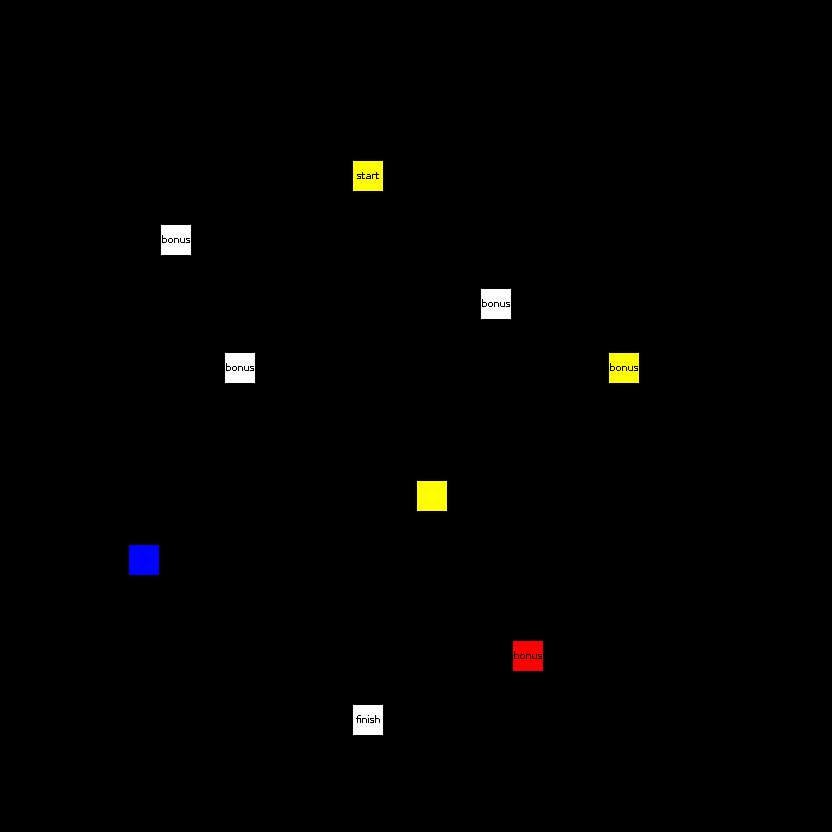

This is a level from a 2D game, rendered from its Tiled map with the project's own tilesets. A one-line summary and the complete map file follow:
An orthogonal 26x26 tile map with 32x32 px tiles, 3 tile layers (base, gates, triggers) and 23 objects (9x pinetree, 7x tree, 7x bush).

<map version="1.0" orientation="orthogonal" renderorder="right-down" width="26" height="26" tilewidth="32" tileheight="32" nextobjectid="31">
 <properties>
  <property name="steps" type="int" value="300" />
 </properties>
 <tileset firstgid="1" source="../../resources/tiled/tiled.tsx" />
 <layer name="base" width="26" height="26">
  <data encoding="csv">
0,0,0,0,0,0,0,0,0,0,0,0,0,0,0,0,0,0,0,0,0,0,0,0,0,0,
0,0,0,0,0,0,0,0,0,0,0,0,0,0,0,0,0,0,0,0,0,0,0,0,0,0,
0,0,0,0,0,0,0,0,0,0,0,0,0,0,0,0,0,0,0,0,0,0,0,0,0,0,
0,0,0,0,0,0,0,0,0,0,0,0,0,0,0,0,0,0,0,0,0,0,0,0,0,0,
0,0,0,0,0,0,0,0,0,0,0,0,0,0,0,0,0,0,0,0,0,0,0,0,0,0,
0,0,0,0,1,1,1,1,0,1,1,1,1,1,1,1,1,1,1,1,1,0,0,0,0,0,
0,0,0,0,1,0,0,1,0,1,0,0,0,1,0,0,0,0,0,0,1,0,0,0,0,0,
0,0,0,0,1,1,0,1,1,1,0,1,1,1,0,1,1,1,1,1,1,0,0,0,0,0,
0,0,0,0,0,0,0,0,0,0,0,1,0,0,0,1,0,0,0,0,0,0,0,0,0,0,
0,0,0,0,1,0,0,1,1,1,1,1,0,1,1,1,1,1,1,1,0,0,0,0,0,0,
0,0,0,0,1,0,0,1,0,0,0,0,0,0,0,1,0,1,0,1,0,0,0,0,0,0,
0,0,0,0,1,1,1,1,1,1,1,1,1,1,0,1,0,1,0,1,0,0,0,0,0,0,
0,0,0,0,0,0,0,1,0,0,0,0,0,1,0,0,0,1,0,0,0,0,0,0,0,0,
0,0,0,0,1,1,1,1,1,1,1,1,0,1,1,1,0,1,0,0,0,0,0,0,0,0,
0,0,0,0,1,0,0,0,0,0,0,0,0,1,0,1,0,1,1,1,1,0,0,0,0,0,
0,0,0,0,1,0,1,1,1,1,1,1,0,1,1,1,0,1,0,0,1,0,0,0,0,0,
0,0,0,0,1,0,0,1,0,1,0,1,0,1,0,0,0,0,0,0,1,0,0,0,0,0,
0,0,0,0,1,1,1,1,0,1,0,1,0,1,0,1,1,1,1,0,1,0,0,0,0,0,
0,0,0,0,1,0,0,1,0,0,0,1,0,1,1,1,0,0,1,0,1,0,0,0,0,0,
0,0,0,0,1,0,0,0,0,1,1,1,0,0,0,0,0,0,1,0,1,0,0,0,0,0,
0,0,0,0,1,0,0,0,0,0,0,1,1,1,1,1,1,0,1,1,1,0,0,0,0,0,
0,0,0,0,1,1,1,1,1,1,0,0,0,0,0,0,0,0,0,0,1,0,0,0,0,0,
0,0,0,0,1,0,0,0,0,1,1,1,1,1,1,1,1,1,1,1,1,0,0,0,0,0,
0,0,0,0,0,0,0,0,0,0,0,0,0,0,0,0,0,0,0,0,0,0,0,0,0,0,
0,0,0,0,0,0,0,0,0,0,0,0,0,0,0,0,0,0,0,0,0,0,0,0,0,0,
0,0,0,0,0,0,0,0,0,0,0,0,0,0,0,0,0,0,0,0,0,0,0,0,0,0
</data>
 </layer>
 <layer name="gates" width="26" height="26">
  <data encoding="csv">
0,0,0,0,0,0,0,0,0,0,0,0,0,0,0,0,0,0,0,0,0,0,0,0,0,0,
0,0,0,0,0,0,0,0,0,0,0,0,0,0,0,0,0,0,0,0,0,0,0,0,0,0,
0,0,0,0,0,0,0,0,0,0,0,0,0,0,0,0,0,0,0,0,0,0,0,0,0,0,
0,0,0,0,0,0,0,0,0,0,0,0,0,0,0,0,0,0,0,0,0,0,0,0,0,0,
0,0,0,0,0,0,0,0,0,0,0,0,0,0,0,0,0,0,0,0,0,0,0,0,0,0,
0,0,0,0,0,0,0,0,0,0,0,0,0,0,0,0,0,0,0,0,0,0,0,0,0,0,
0,0,0,0,0,0,0,0,0,0,0,0,0,0,0,0,0,0,0,0,0,0,0,0,0,0,
0,0,0,0,0,3,0,0,0,0,0,0,0,0,0,0,0,0,0,0,0,0,0,0,0,0,
0,0,0,0,0,0,0,0,0,0,0,0,0,0,0,0,0,0,0,0,0,0,0,0,0,0,
0,0,0,0,0,0,0,0,0,0,0,0,0,0,0,3,0,0,0,0,0,0,0,0,0,0,
0,0,0,0,0,0,0,0,0,0,0,0,0,0,0,0,0,0,0,0,0,0,0,0,0,0,
0,0,0,0,0,0,0,3,0,0,0,0,0,0,0,0,0,0,0,4,0,0,0,0,0,0,
0,0,0,0,0,0,0,0,0,0,0,0,0,0,0,0,0,0,0,0,0,0,0,0,0,0,
0,0,0,0,0,0,0,0,0,0,0,0,0,0,0,0,0,0,0,0,0,0,0,0,0,0,
0,0,0,0,0,0,0,0,0,0,0,0,0,0,0,0,0,0,0,0,0,0,0,0,0,0,
0,0,0,0,0,0,0,0,0,0,0,0,0,4,0,0,0,0,0,0,0,0,0,0,0,0,
0,0,0,0,0,0,0,0,0,0,0,0,0,0,0,0,0,0,0,0,0,0,0,0,0,0,
0,0,0,0,8,0,0,0,0,0,0,0,0,0,0,0,0,0,0,0,0,0,0,0,0,0,
0,0,0,0,0,0,0,0,0,0,0,0,0,0,0,0,0,0,0,0,0,0,0,0,0,0,
0,0,0,0,0,0,0,0,0,0,0,0,0,0,0,0,0,0,0,0,0,0,0,0,0,0,
0,0,0,0,0,0,0,0,0,0,0,0,0,0,0,0,5,0,0,0,0,0,0,0,0,0,
0,0,0,0,0,0,0,0,0,0,0,0,0,0,0,0,0,0,0,0,0,0,0,0,0,0,
0,0,0,0,0,0,0,0,0,0,0,3,0,0,0,0,0,0,0,0,0,0,0,0,0,0,
0,0,0,0,0,0,0,0,0,0,0,0,0,0,0,0,0,0,0,0,0,0,0,0,0,0,
0,0,0,0,0,0,0,0,0,0,0,0,0,0,0,0,0,0,0,0,0,0,0,0,0,0,
0,0,0,0,0,0,0,0,0,0,0,0,0,0,0,0,0,0,0,0,0,0,0,0,0,0
</data>
 </layer>
 <layer name="triggers" width="26" height="26">
  <data encoding="csv">
0,0,0,0,0,0,0,0,0,0,0,0,0,0,0,0,0,0,0,0,0,0,0,0,0,0,
0,0,0,0,0,0,0,0,0,0,0,0,0,0,0,0,0,0,0,0,0,0,0,0,0,0,
0,0,0,0,0,0,0,0,0,0,0,0,0,0,0,0,0,0,0,0,0,0,0,0,0,0,
0,0,0,0,0,0,0,0,0,0,0,0,0,0,0,0,0,0,0,0,0,0,0,0,0,0,
0,0,0,0,0,0,0,0,0,0,0,0,0,0,0,0,0,0,0,0,0,0,0,0,0,0,
0,0,0,0,0,0,0,0,0,0,0,2,0,0,0,0,0,0,0,0,0,0,0,0,0,0,
0,0,0,0,0,0,0,0,0,0,0,0,0,0,0,0,0,0,0,0,0,0,0,0,0,0,
0,0,0,0,0,10,0,0,0,0,0,0,0,0,0,0,0,0,0,0,0,0,0,0,0,0,
0,0,0,0,0,0,0,0,0,0,0,0,0,0,0,0,0,0,0,0,0,0,0,0,0,0,
0,0,0,0,0,0,0,0,0,0,0,0,0,0,0,10,0,0,0,0,0,0,0,0,0,0,
0,0,0,0,0,0,0,0,0,0,0,0,0,0,0,0,0,0,0,0,0,0,0,0,0,0,
0,0,0,0,0,0,0,10,0,0,0,0,0,0,0,0,0,0,0,10,0,0,0,0,0,0,
0,0,0,0,0,0,0,0,0,0,0,0,0,0,0,0,0,0,0,0,0,0,0,0,0,0,
0,0,0,0,0,0,0,0,0,0,0,0,0,0,0,0,0,0,0,0,0,0,0,0,0,0,
0,0,0,0,0,0,0,0,0,0,0,0,0,0,0,0,0,0,0,0,0,0,0,0,0,0,
0,0,0,0,0,0,0,0,0,0,0,0,0,0,0,0,0,0,0,0,0,0,0,0,0,0,
0,0,0,0,0,0,0,0,0,0,0,0,0,0,0,0,0,0,0,0,0,0,0,0,0,0,
0,0,0,0,0,0,0,0,0,0,0,0,0,0,0,0,0,0,0,0,0,0,0,0,0,0,
0,0,0,0,0,0,0,0,0,0,0,0,0,0,0,0,0,0,0,0,0,0,0,0,0,0,
0,0,0,0,0,0,0,0,0,0,0,0,0,0,0,0,0,0,0,0,0,0,0,0,0,0,
0,0,0,0,0,0,0,0,0,0,0,0,0,0,0,0,10,0,0,0,0,0,0,0,0,0,
0,0,0,0,0,0,0,0,0,0,0,0,0,0,0,0,0,0,0,0,0,0,0,0,0,0,
0,0,0,0,0,0,0,0,0,0,0,9,0,0,0,0,0,0,0,0,0,0,0,0,0,0,
0,0,0,0,0,0,0,0,0,0,0,0,0,0,0,0,0,0,0,0,0,0,0,0,0,0,
0,0,0,0,0,0,0,0,0,0,0,0,0,0,0,0,0,0,0,0,0,0,0,0,0,0,
0,0,0,0,0,0,0,0,0,0,0,0,0,0,0,0,0,0,0,0,0,0,0,0,0,0
</data>
 </layer>
 <objectgroup name="objects">
  <object id="6" name="pinetree" x="96" y="64" width="32" height="32" />
  <object id="8" name="tree" x="192" y="608" width="32" height="32" />
  <object id="9" name="tree" x="608" y="512" width="32" height="32" />
  <object id="10" name="tree" x="640" y="256" width="32" height="32" />
  <object id="11" name="pinetree" x="704" y="96" width="32" height="32" />
  <object id="12" name="pinetree" x="672" y="32" width="32" height="32" />
  <object id="13" name="pinetree" x="736" y="32" width="32" height="32" />
  <object id="14" name="pinetree" x="704" y="736" width="32" height="32" />
  <object id="15" name="bush" x="256" y="96" width="32" height="32" />
  <object id="16" name="pinetree" x="32" y="128" width="32" height="32" />
  <object id="17" name="pinetree" x="64" y="416" width="32" height="32" />
  <object id="18" name="pinetree" x="32" y="512" width="32" height="32" />
  <object id="19" name="bush" x="64" y="288" width="32" height="32" />
  <object id="20" name="tree" x="448" y="448" width="32" height="32" />
  <object id="21" name="tree" x="192" y="736" width="32" height="32" />
  <object id="22" name="bush" x="512" y="768" width="32" height="32" />
  <object id="23" name="bush" x="736" y="480" width="32" height="32" />
  <object id="24" name="bush" x="768" y="352" width="32" height="32" />
  <object id="25" name="bush" x="480" y="96" width="32" height="32" />
  <object id="26" name="pinetree" x="32" y="32" width="32" height="32" />
  <object id="28" name="bush" x="736" y="288" width="32" height="32" />
  <object id="29" name="tree" x="704" y="608" width="32" height="32" />
  <object id="30" name="tree" x="736" y="640" width="32" height="32" />
 </objectgroup>
</map>
